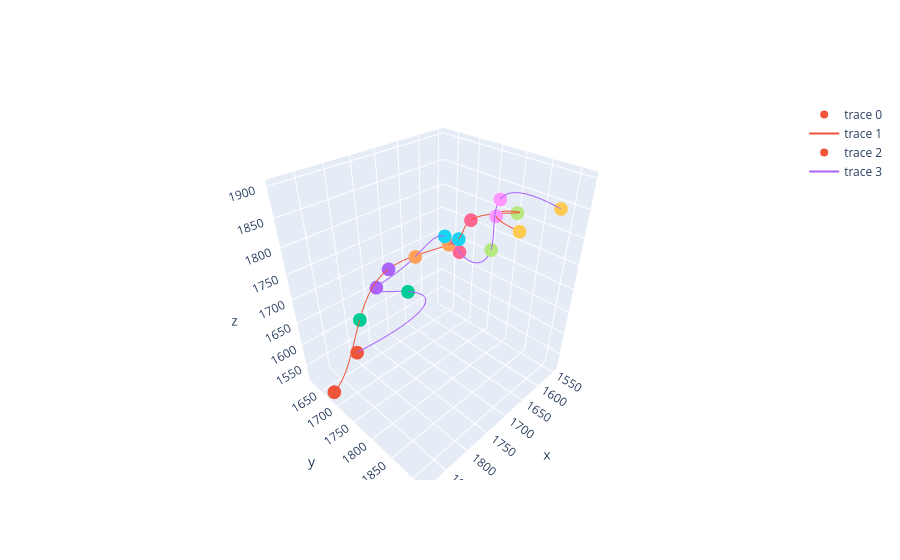

Write notebook code for a chart like this one.
### Markdown cell above
We can visualize the aligned traces by their index in the pair matrix.

### Code cell
tr.plot_paired_traces(pairs, pairs[(pairs['idx1']==34) & (pairs['idx2']==53)].index[0])
